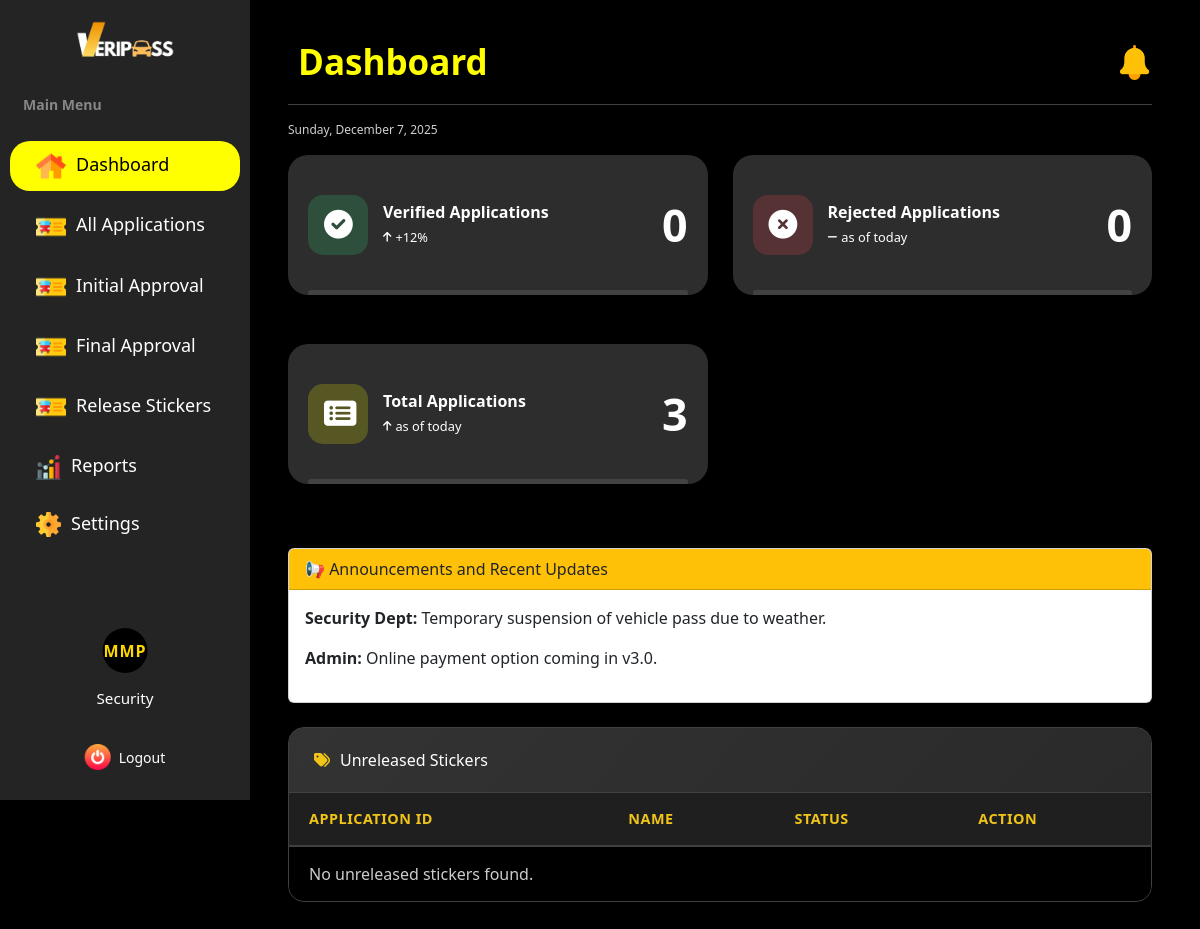
The app's page /dashboard/security/ (signed in), older data.
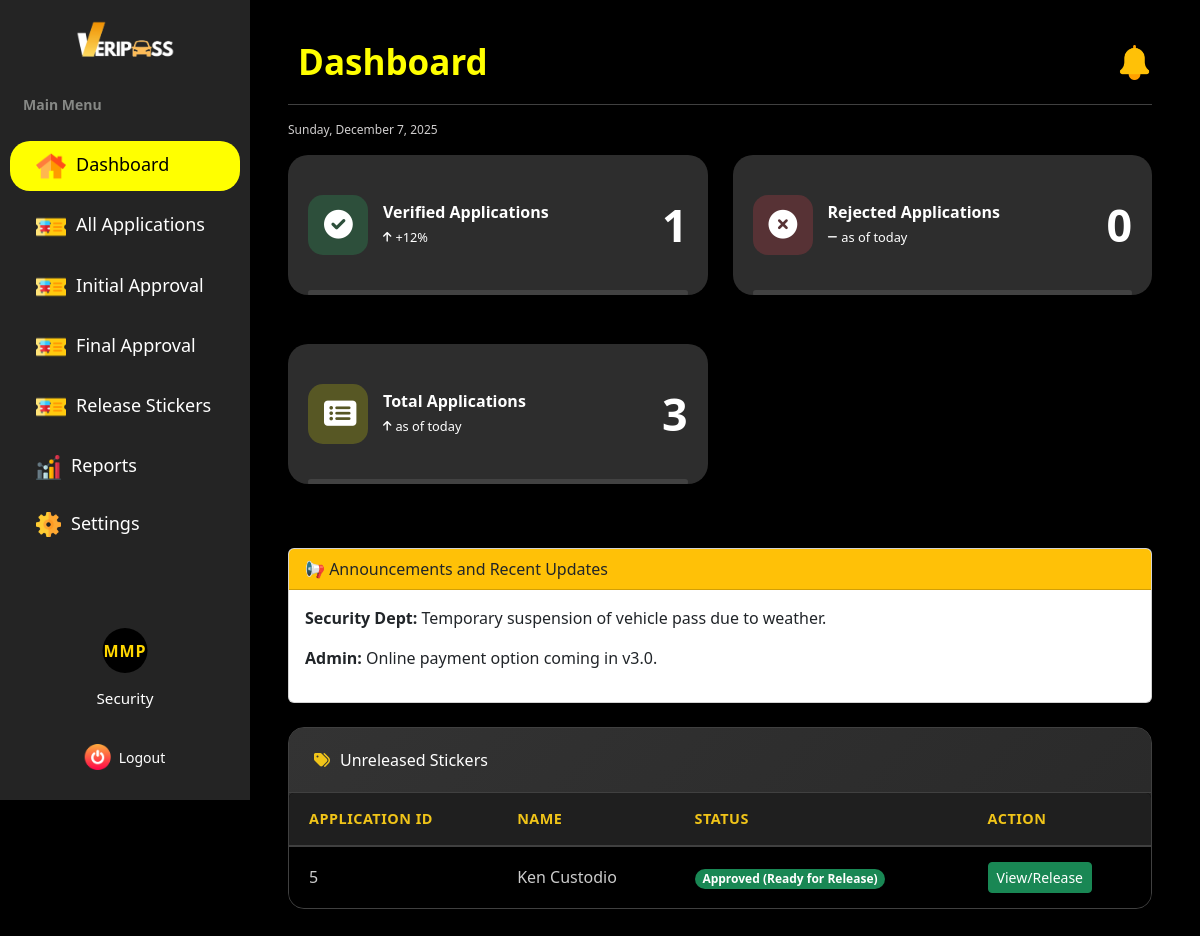
The same page, newer data.
### vehicle_pass/models.py (models this page shows, shortened)
class BaseModel(models.Model):
    created_at = models.DateTimeField(auto_now_add=True, db_index=True)
    updated_at = models.DateTimeField(auto_now=True)
    class Meta:
        abstract = True

class Registration(BaseModel):
    STATUS_CHOICES = [
        ('no application', 'No Application'),
        ('application submitted', 'Pending Initial Approval (OIC)'),
        ('initial approval', 'Initial Approved (Waiting for GSO Director)'),
        ('approved', 'Approved (Ready for Release)'),
        ('sticker released', 'Vehicle Pass Sticker Released'),
        ('rejected', 'Rejected')
    ]
    registration_number = models.BigAutoField(primary_key=True)
    user = models.ForeignKey(UserProfile, on_delete=models.CASCADE)
    vehicle = models.ForeignKey(Vehicle, on_delete=models.CASCADE)
    files = models.URLField(max_length=255)
    status = models.CharField(max_length=85, choices=STATUS_CHOICES, default='no application')
    remarks = models.TextField(null=True)
    initial_approved_by = models.ForeignKey(SecurityProfile, on_delete=models.CASCADE, related_name='initial_approval', null=True, blank=True)
    final_approved_by = models.ForeignKey(SecurityProfile, on_delete=models.CASCADE, related_name='final_approval', null=True, blank=True)
    date_of_filing = models.DateTimeField(auto_now_add=True)
    sticker_released_date = models.DateField(blank=True, null=True)
    e_signature = models.ImageField(upload_to='signature/')
    printed_name = models.CharField(max_length=125)
    signature_date = models.DateTimeField(null=True, blank=True)

class UserProfile(BaseModel):
    ROLE_CHOICES = [('user', 'User'),
        ('security', 'Security'),
        ('admin', 'Admin')
        ]
    SCHOOL_ROLE_CHOICES = [('student', 'Student'),
                           ('faculty & staff', 'Faculty and Staff'),
                           ('university official', 'University Official')
    ]
    COLLEGE_CHOICES = [('CAD', 'College of Architecture and Design'),
                       ('CAH', 'College of Arts and Humanities'),
                       ('CBA', 'College of Business and Accountancy'),
                       ('CCJE', 'College of Criminal Justice and Education'),
                       ('CoE', 'College of Engineering'),
                       ('CHTM', 'College of Hospitality Management and Tourism'),
                       ('CNHS', 'College of Nursing and Health Sciences'),
                       ('CS', 'College of Sciences'),
                       ('CTE', 'College of Teacher Education'),
    ]
    YEAR_LEVEL_CHOICES = [('first year', 'First Year'),
                          ('second year', 'Second Year'),
                          ('third year', 'Third Year'),
                          ('fourth year', 'Fourth year'),
                          ('fifth year', 'Fifth Year')
    ]
    OFFICE_CHOICES = [
        ('university president', 'University President'),
        ('university president coa', 'University President COA'),
        ('office of the university secretary', 'Office of the University Secretary'),
        ('legal office', 'Legal Office (Data Privacy Office)'),
        ('planning and development office', 'Planning and Development Office'),
        ('office of the internal audit services', 'Office of the Internal Audit Services (QMS)'),
        ('public information office', 'Public Information Office'),
        ('alumni affairs office', 'Alumni Affairs Office'),
        ('academic council', 'Academic Council'),
        ('administrative council', 'Administrative Council'),
        ('research and extension council', 'Research and Extension Council'),
        ('management committee', 'Management Committee'),
        ('university ethics committee', 'University Ethics Committee'),
        ('gender and development office', 'Gender and Development Office'),
        ('international affairs and linkages office', 'International Affairs and Linkages Office'),
        ('office of the vice president for finance and administration', 'Office of the Vice President for Finance and Administration'),
        ('bids and awards committee', 'Bids and Awards Committee'),
        ('administrative management office', 'Administrative Management Office'),
        ('records archives management office', 'Records Archives Management Office'),
        ('human resource management office', 'Human Resource Management Office'),
        ('faculty and staff development unit', 'Faculty and Staff Development Unit'),
        ('health services office', 'Health Services Office'),
        ('management information system information office', 'Management Information System Information Office'),
        ('security office', 'Security Office'),
        ('supply and property management office', 'Supply and Property Management Office'),
        ('disaster risk reduction and management office', 'Disaster Risk Reduction and Management Office'),
        ('project management office', 'Project Management Office'),
        ('general services office', 'General Services Office'),
        ('utility and environmental management office', 'Utility and Environmental Management Office'),
        ('motorpool office', 'Motorpool Office'),
        ('finance management service offices (cfo)', 'Finance Management Service Offices (CFO)'),
        ('accounting office', 'Accounting Office'),
        ('processing unit', 'Processing Unit'),
        ('student accounts & assessment', 'Student Accounts & Assessment'),
        ('financial reporting', 'Financial Reporting'),
        ('budget office', 'Budget Office'),
        ('production services/income generating projects office', 'Production Services/Income Generating Projects Office'),
        ('production', 'Production'),
        ('sifma', 'SIFMA'),
        ('university bookstore', 'University Bookstore'),
        ('auxiliary services - canteen', 'Auxiliary Services - Canteen'),
        ('auxiliary services - hostel', 'Auxiliary Services - Hostel'),
        ('auxiliary services - dormitory', 'Auxiliary Services - Dormitory'),
        ('university printing press', 'University Printing Press'),
        ('procurement office', 'Procurement Office'),
        ('cashiers office', 'Cashier’s Office'),
        ('office of the vice president for research, development and extension', 'Office of the Vice President for Research, Development and Extension'),
        ('university research office', 'University Research Office'),
        ('university extension service office', 'University Extension Service Office'),
        ('intellectual property and technology transfer office', 'Intellectual Property and Technology Transfer Office'),
        ('palawan studies center', 'Palawan Studies Center'),
        ('center for strategy policy and governance', 'Center for Strategy Policy and Governance'),
        ('panrehiyong iv-b sentro ng wikang pilipino', 'Panrehiyong IV-B Sentro ng Wikang Pilipino'),
        ('marine science research center', 'Marine Science Research Center'),
        ('palawan international technology business incubator & startup hub office', 'Palawan International Technology Business Incubator & Startup Hub Office'),
        ('office of the vice president for academic affairs', 'Office of the Vice President for Academic Affairs'),
        ('office of the eteeap', 'Office of the ETEEAP'),
        ('office of the university registrar', 'Office of the University Registrar'),
        ('university quality assurance center', 'University Quality Assurance Center'),
        ('office of the university sports', 'Office of the University Sports'),
        ('office of the curriculum & instructional materials development', 'Office of the Curriculum & Instructional Materials Development'),
        ('office of the student affairs and services', 'Office of the Student Affairs and Services'),
        ('social and cultural affairs (psu band, psu dance troupe, psu singers)', 'Social and Cultural Affairs (PSU Band, PSU Dance Troupe, PSU Singers)'),
        ('office of the university library', 'Office of the University Library'),
        ('psu museum', 'PSU Museum'),
    ]
    WORKPLACE_CHOICES = OFFICE_CHOICES + COLLEGE_CHOICES
    corporate_email = models.EmailField(max_length=50, unique=True)
    password = models.CharField(max_length=128)
    contact = models.CharField(max_length=14)
    lastname = models.CharField(max_length=25)
    firstname = models.CharField(max_length=50)
    middlename = models.CharField(max_length=25, blank=True, null=True)
    suffix = models.CharField(max_length=5, blank=True, null=True)
    address = models.CharField(max_length=100, blank=True, null=True)
    dl_number = models.CharField(max_length=25)
    college = models.CharField(max_length=100, choices=COLLEGE_CHOICES ,blank=True, null=True)
    program = models.CharField(max_length=100, blank=True, null=True)
    year_level = models.CharField(max_length=40, choices=YEAR_LEVEL_CHOICES, blank=True, null=True)
    father_name = models.CharField(max_length=100, blank=True, null=True)
    father_contact = models.CharField(max_length=14, blank=True, null=True)
    father_address = models.CharField(max_length=150, blank=True, null=True)
    mother_name = models.CharField(max_length=100, blank=True, null=True)
    mother_contact =models.CharField(max_length=14, blank=True, null=True)
    mother_address = models.CharField(max_length=150, blank=True, null=True)
    guardian_name = models.CharField(max_length=100, blank=True, null=True)
    guardian_contact = models.CharField(max_length=14, blank=True, null=True)
    guardian_address = models.CharField(max_length=150, blank=True, null=True)
    position = models.CharField(max_length=50, blank=True, null=True)
    workplace = models.CharField(max_length=150, choices=WORKPLACE_CHOICES, blank=True, null=True)
    role = models.CharField(max_length=20, choices=ROLE_CHOICES, default='user', null=True)
    school_role = models.CharField(max_length=20, choices=SCHOOL_ROLE_CHOICES, null=True, blank=True)

### vehicle_pass/views.py (the view)
# urls.py: path("dashboard/security/", security_dashboard, name="security_dashboard"),
@login_required
def security_dashboard(request):
    verified_count = Registration.objects.filter(status='approved').count()
    rejected_count = Registration.objects.filter(status='rejected').count()
    total_count = Registration.objects.exclude(status='no application').count()
    percentage = round((verified_count / total_count * 100) if total_count else 0, 2)
    unreleased_stickers = Registration.objects.filter(
        status='approved',
        sticker_released_date__isnull=True
    ).select_related('user').order_by('-created_at')
    context = {
        'verified_count': verified_count,
        'rejected_count': rejected_count,
        'total_count': total_count,
        'percentage': percentage,
        'unreleased_stickers': unreleased_stickers,
    }
    return render(request, 'Security/security_dashboard.html', context)

### vehicle_pass/authentication.py (called while the page is built)
def login_required(view_func):
    @wraps(view_func)
    def wrapper(request, *args, **kwargs):
        if "user_id" not in request.session:
            return redirect("login")  # Redirect to login if not authenticated
        return view_func(request, *args, **kwargs)
    return wrapper

### vehicle_pass/context_processors.py (called while the page is built)
def admin_user_context(request):
    profile = None
    user_id = request.session.get('user_id')
    if user_id:
        profile = UserProfile.objects.filter(id=user_id).first()
    return {'profile': profile}

def default_user_context(request):
    profile = None
    user_id = request.session.get('user_id')
    if user_id:
        profile = UserProfile.objects.filter(id=user_id).first()
    return {'profile': profile}

def security_user_context(request):
    profile = None
    user_id = request.session.get('user_id')
    if user_id:
        profile = UserProfile.objects.filter(id=user_id).first()
    return {'profile': profile}

### templates/Security/security_dashboard.html (shortened to what the changed rows need)
{% extends 'includes/security_sidebar.html' %}
{% load static %}
{% block extra_css %}
<link rel="stylesheet" href="{% static 'css/security-dashboard-style.css' %}">
<link rel="stylesheet" href="https://cdnjs.cloudflare.com/ajax/libs/font-awesome/6.0.0/css/all.min.css">
{% endblock %}
{% block content %}
<div class="dashboard-wrapper d-flex flex-wrap">
    <div class="main-content flex-grow-1 p-3">
        <div class="container-fluid">
            <div class="d-flex flex-column flex-md-row justify-content-between align-items-start align-items-md-center mb-3">
                <h2 class="title mb-3 mb-md-0">Dashboard</h2>
            </div>
            <div class="stats-grid">
                <div class="dashboard-card-container">
                    <div class="dashboard-card verified p-4 h-100">
                        <div class="card-content">
                            <div class="card-right">
                                <h1 class="card-number">{{ verified_count }}</h1>
                            </div>
                        </div>
                    </div>
                </div>
                <div class="dashboard-card-container">
                    <div class="dashboard-card rejected p-4 h-100">
                        <div class="card-content">
                            <div class="card-right">
                                <h1 class="card-number">{{ rejected_count }}</h1>
                            </div>
                        </div>
                    </div>
                </div>
                <div class="dashboard-card-container">
                    <div class="dashboard-card total p-4 h-100">
                        <div class="card-content">
                            <div class="card-right">
                                <h1 class="card-number">{{ total_count }}</h1>
                            </div>
                        </div>
                    </div>
                </div>
            </div>
            <br>
            <div class="table-section">
                <div class="table-container">
                    <table class="custom-table">
                        <thead>
                            <tr>
                                <th>Application ID</th>
                                <th>Name</th>
                                <th>Status</th>
                                <th>Action</th>
                            </tr>
                        </thead>
                        <tbody>
                            {% for sticker in unreleased_stickers %}
                            <tr>
                                <td>{{ sticker.registration_number }}</td>
                                <td>{{ sticker.user.firstname }} {{ sticker.user.lastname }}</td>
                                <td>
                                    <span class="badge rounded-pill
                                    {% if sticker.status == 'approved' %}bg-success
                                    {% elif sticker.status == 'final approval' %}bg-primary
                                    {% else %}bg-secondary{% endif %}">
                                        {{ sticker.get_status_display }}
                                    </span>
                                </td>
                                <td>
                                    <a href="{% url 'security_view_specific_application' pk=sticker.registration_number %}" class="btn btn-success btn-sm">View/Release</a>
                                </td>
                            </tr>
                            {% empty %}
                            <tr><td colspan="4">No unreleased stickers found.</td></tr>
                            {% endfor %}
                        </tbody>
                    </table>
                </div>
            </div>
        </div>
    </div>
</div>
{% endblock %}

Row changes from the older to the newer data that the page shows:
now on this page (row edited): Registration: registration_number "5", user.firstname "Ken", user.lastname "Custodio", status "Approved (Ready for Release)"
Text that changed along with them:
{{ verified_count }}: "0" → "1"
text no longer shown: "No unreleased stickers found."
